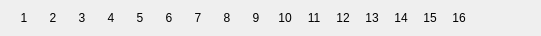
   <widget class="QWidget" name="horizontalLayoutWidget_7">
    <property name="geometry">
     <rect>
      <x>70</x>
      <y>220</y>
      <width>541</width>
      <height>31</height>
     </rect>
    </property>
    <layout class="QHBoxLayout" name="horizontalLayout_7">
     <item>
      <widget class="QLabel" name="label_blue1_2">
       <property name="sizePolicy">
        <sizepolicy hsizetype="Fixed" vsizetype="Fixed">
         <horstretch>0</horstretch>
         <verstretch>0</verstretch>
        </sizepolicy>
       </property>
       <property name="maximumSize">
        <size>
         <width>20</width>
         <height>20</height>
        </size>
       </property>
       <property name="text">
        <string>1</string>
       </property>
       <property name="textFormat">
        <enum>Qt::AutoText</enum>
       </property>
       <property name="alignment">
        <set>Qt::AlignCenter</set>
       </property>
      </widget>
     </item>
     <item>
      <widget class="QLabel" name="label_blue2_2">
       <property name="sizePolicy">
        <sizepolicy hsizetype="Fixed" vsizetype="Fixed">
         <horstretch>0</horstretch>
         <verstretch>0</verstretch>
        </sizepolicy>
       </property>
       <property name="maximumSize">
        <size>
         <width>20</width>
         <height>20</height>
        </size>
       </property>
       <property name="text">
        <string>2</string>
       </property>
       <property name="textFormat">
        <enum>Qt::AutoText</enum>
       </property>
       <property name="alignment">
        <set>Qt::AlignCenter</set>
       </property>
      </widget>
     </item>
     <item>
      <widget class="QLabel" name="label_blue3_2">
       <property name="sizePolicy">
        <sizepolicy hsizetype="Fixed" vsizetype="Fixed">
         <horstretch>0</horstretch>
         <verstretch>0</verstretch>
        </sizepolicy>
       </property>
       <property name="maximumSize">
        <size>
         <width>20</width>
         <height>20</height>
        </size>
       </property>
       <property name="text">
        <string>3</string>
       </property>
       <property name="textFormat">
        <enum>Qt::AutoText</enum>
       </property>
       <property name="alignment">
        <set>Qt::AlignCenter</set>
       </property>
      </widget>
     </item>
     <item>
      <widget class="QLabel" name="label_blue4_2">
       <property name="sizePolicy">
        <sizepolicy hsizetype="Fixed" vsizetype="Fixed">
         <horstretch>0</horstretch>
         <verstretch>0</verstretch>
        </sizepolicy>
       </property>
       <property name="maximumSize">
        <size>
         <width>20</width>
         <height>20</height>
        </size>
       </property>
       <property name="text">
        <string>4</string>
       </property>
       <property name="textFormat">
        <enum>Qt::AutoText</enum>
       </property>
       <property name="alignment">
        <set>Qt::AlignCenter</set>
       </property>
      </widget>
     </item>
     <item>
      <widget class="QLabel" name="label_blue5_2">
       <property name="sizePolicy">
        <sizepolicy hsizetype="Fixed" vsizetype="Fixed">
         <horstretch>0</horstretch>
         <verstretch>0</verstretch>
        </sizepolicy>
       </property>
       <property name="maximumSize">
        <size>
         <width>20</width>
         <height>20</height>
        </size>
       </property>
       <property name="text">
        <string>5</string>
       </property>
       <property name="textFormat">
        <enum>Qt::AutoText</enum>
       </property>
       <property name="alignment">
        <set>Qt::AlignCenter</set>
       </property>
      </widget>
     </item>
     <item>
      <widget class="QLabel" name="label_blue6_2">
       <property name="sizePolicy">
        <sizepolicy hsizetype="Fixed" vsizetype="Fixed">
         <horstretch>0</horstretch>
         <verstretch>0</verstretch>
        </sizepolicy>
       </property>
       <property name="maximumSize">
        <size>
         <width>20</width>
         <height>20</height>
        </size>
       </property>
       <property name="text">
        <string>6</string>
       </property>
       <property name="textFormat">
        <enum>Qt::AutoText</enum>
       </property>
       <property name="alignment">
        <set>Qt::AlignCenter</set>
       </property>
      </widget>
     </item>
     <item>
      <widget class="QLabel" name="label_blue7_2">
       <property name="sizePolicy">
        <sizepolicy hsizetype="Fixed" vsizetype="Fixed">
         <horstretch>0</horstretch>
         <verstretch>0</verstretch>
        </sizepolicy>
       </property>
       <property name="maximumSize">
        <size>
         <width>20</width>
         <height>20</height>
        </size>
       </property>
       <property name="text">
        <string>7</string>
       </property>
       <property name="textFormat">
        <enum>Qt::AutoText</enum>
       </property>
       <property name="alignment">
        <set>Qt::AlignCenter</set>
       </property>
      </widget>
     </item>
     <item>
      <widget class="QLabel" name="label_blue8_2">
       <property name="sizePolicy">
        <sizepolicy hsizetype="Fixed" vsizetype="Fixed">
         <horstretch>0</horstretch>
         <verstretch>0</verstretch>
        </sizepolicy>
       </property>
       <property name="maximumSize">
        <size>
         <width>20</width>
         <height>20</height>
        </size>
       </property>
       <property name="text">
        <string>8</string>
       </property>
       <property name="textFormat">
        <enum>Qt::AutoText</enum>
       </property>
       <property name="alignment">
        <set>Qt::AlignCenter</set>
       </property>
      </widget>
     </item>
     <item>
      <widget class="QLabel" name="label_blue9_2">
       <property name="sizePolicy">
        <sizepolicy hsizetype="Fixed" vsizetype="Fixed">
         <horstretch>0</horstretch>
         <verstretch>0</verstretch>
        </sizepolicy>
       </property>
       <property name="maximumSize">
        <size>
         <width>20</width>
         <height>20</height>
        </size>
       </property>
       <property name="text">
        <string>9</string>
       </property>
       <property name="textFormat">
        <enum>Qt::AutoText</enum>
       </property>
       <property name="alignment">
        <set>Qt::AlignCenter</set>
       </property>
      </widget>
     </item>
     <item>
      <widget class="QLabel" name="label_blue10_2">
       <property name="sizePolicy">
        <sizepolicy hsizetype="Fixed" vsizetype="Fixed">
         <horstretch>0</horstretch>
         <verstretch>0</verstretch>
        </sizepolicy>
       </property>
       <property name="maximumSize">
        <size>
         <width>20</width>
         <height>20</height>
        </size>
       </property>
       <property name="text">
        <string>10</string>
       </property>
       <property name="textFormat">
        <enum>Qt::AutoText</enum>
       </property>
       <property name="alignment">
        <set>Qt::AlignCenter</set>
       </property>
      </widget>
     </item>
     <item>
      <widget class="QLabel" name="label_blue11_2">
       <property name="sizePolicy">
        <sizepolicy hsizetype="Fixed" vsizetype="Fixed">
         <horstretch>0</horstretch>
         <verstretch>0</verstretch>
        </sizepolicy>
       </property>
       <property name="maximumSize">
        <size>
         <width>20</width>
         <height>20</height>
        </size>
       </property>
       <property name="text">
        <string>11</string>
       </property>
       <property name="textFormat">
        <enum>Qt::AutoText</enum>
       </property>
       <property name="alignment">
        <set>Qt::AlignCenter</set>
       </property>
      </widget>
     </item>
     <item>
      <widget class="QLabel" name="label_blue12_2">
       <property name="sizePolicy">
        <sizepolicy hsizetype="Fixed" vsizetype="Fixed">
         <horstretch>0</horstretch>
         <verstretch>0</verstretch>
        </sizepolicy>
       </property>
       <property name="maximumSize">
        <size>
         <width>20</width>
         <height>20</height>
        </size>
       </property>
       <property name="text">
        <string>12</string>
       </property>
       <property name="textFormat">
        <enum>Qt::AutoText</enum>
       </property>
       <property name="alignment">
        <set>Qt::AlignCenter</set>
       </property>
      </widget>
     </item>
     <item>
      <widget class="QLabel" name="label_blue13_2">
       <property name="sizePolicy">
        <sizepolicy hsizetype="Fixed" vsizetype="Fixed">
         <horstretch>0</horstretch>
         <verstretch>0</verstretch>
        </sizepolicy>
       </property>
       <property name="maximumSize">
        <size>
         <width>20</width>
         <height>20</height>
        </size>
       </property>
       <property name="text">
        <string>13</string>
       </property>
       <property name="textFormat">
        <enum>Qt::AutoText</enum>
       </property>
       <property name="alignment">
        <set>Qt::AlignCenter</set>
       </property>
      </widget>
     </item>
     <item>
      <widget class="QLabel" name="label_blue14_2">
       <property name="sizePolicy">
        <sizepolicy hsizetype="Fixed" vsizetype="Fixed">
         <horstretch>0</horstretch>
         <verstretch>0</verstretch>
        </sizepolicy>
       </property>
       <property name="maximumSize">
        <size>
         <width>20</width>
         <height>20</height>
        </size>
       </property>
       <property name="text">
        <string>14</string>
       </property>
       <property name="textFormat">
        <enum>Qt::AutoText</enum>
       </property>
       <property name="alignment">
        <set>Qt::AlignCenter</set>
       </property>
      </widget>
     </item>
     <item>
      <widget class="QLabel" name="label_blue15_2">
       <property name="sizePolicy">
        <sizepolicy hsizetype="Fixed" vsizetype="Fixed">
         <horstretch>0</horstretch>
         <verstretch>0</verstretch>
        </sizepolicy>
       </property>
       <property name="maximumSize">
        <size>
         <width>20</width>
         <height>20</height>
        </size>
       </property>
       <property name="text">
        <string>15</string>
       </property>
       <property name="textFormat">
        <enum>Qt::AutoText</enum>
       </property>
       <property name="alignment">
        <set>Qt::AlignCenter</set>
       </property>
      </widget>
     </item>
     <item>
      <widget class="QLabel" name="label_blue16_2">
       <property name="sizePolicy">
        <sizepolicy hsizetype="Fixed" vsizetype="Fixed">
         <horstretch>0</horstretch>
         <verstretch>0</verstretch>
        </sizepolicy>
       </property>
       <property name="maximumSize">
        <size>
         <width>20</width>
         <height>20</height>
        </size>
       </property>
       <property name="text">
        <string>16</string>
       </property>
       <property name="textFormat">
        <enum>Qt::AutoText</enum>
       </property>
       <property name="alignment">
        <set>Qt::AlignCenter</set>
       </property>
      </widget>
     </item>
     <item>
      <widget class="QLabel" name="label_192">
       <property name="sizePolicy">
        <sizepolicy hsizetype="Fixed" vsizetype="Fixed">
         <horstretch>0</horstretch>
         <verstretch>0</verstretch>
        </sizepolicy>
       </property>
       <property name="maximumSize">
        <size>
         <width>20</width>
         <height>20</height>
        </size>
       </property>
       <property name="text">
        <string/>
       </property>
       <property name="textFormat">
        <enum>Qt::AutoText</enum>
       </property>
       <property name="alignment">
        <set>Qt::AlignCenter</set>
       </property>
      </widget>
     </item>
     <item>
      <widget class="QLabel" name="label_193">
       <property name="sizePolicy">
        <sizepolicy hsizetype="Fixed" vsizetype="Fixed">
         <horstretch>0</horstretch>
         <verstretch>0</verstretch>
        </sizepolicy>
       </property>
       <property name="maximumSize">
        <size>
         <width>20</width>
         <height>20</height>
        </size>
       </property>
       <property name="text">
        <string/>
       </property>
       <property name="textFormat">
        <enum>Qt::AutoText</enum>
       </property>
       <property name="alignment">
        <set>Qt::AlignCenter</set>
       </property>
      </widget>
     </item>
    </layout>
   </widget>
